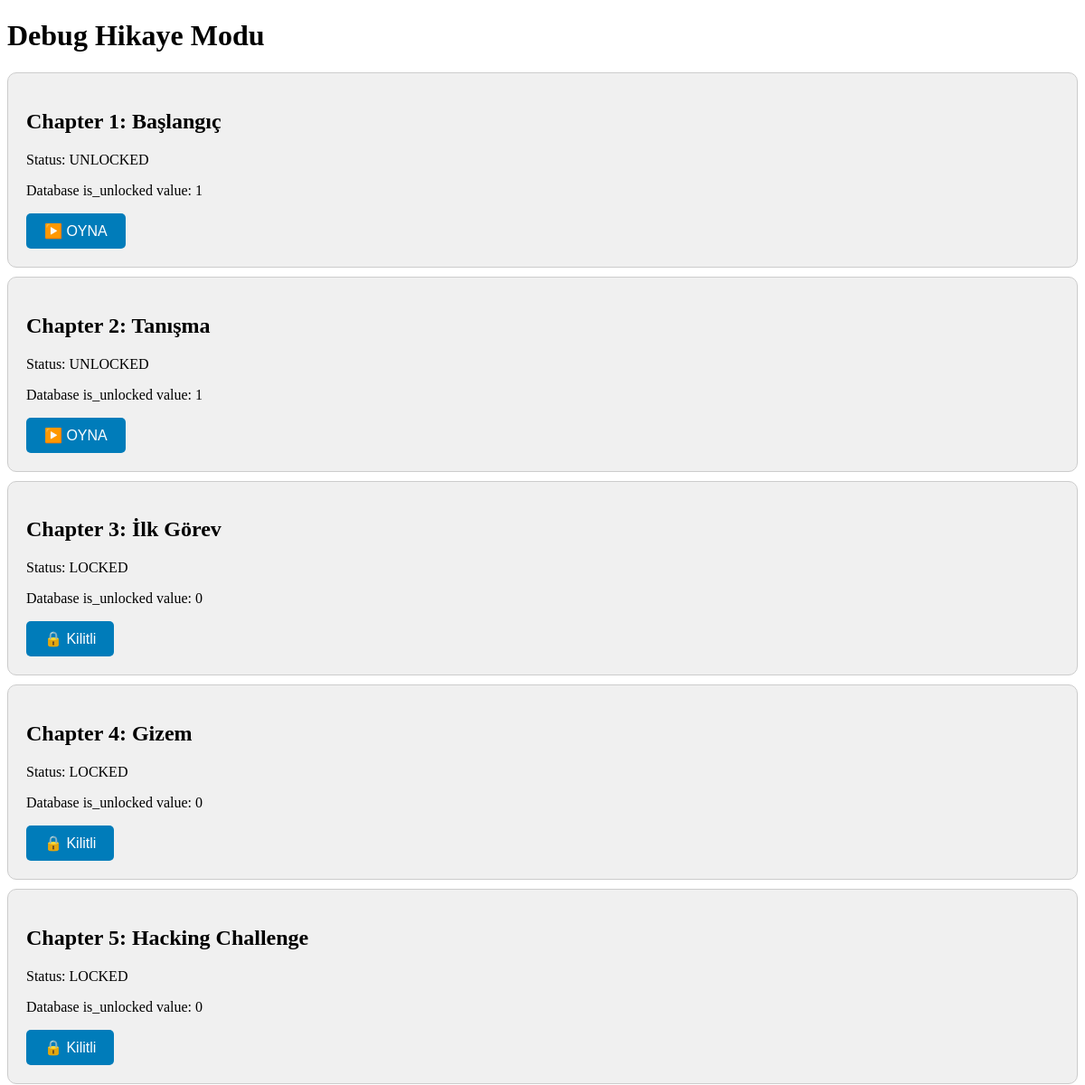
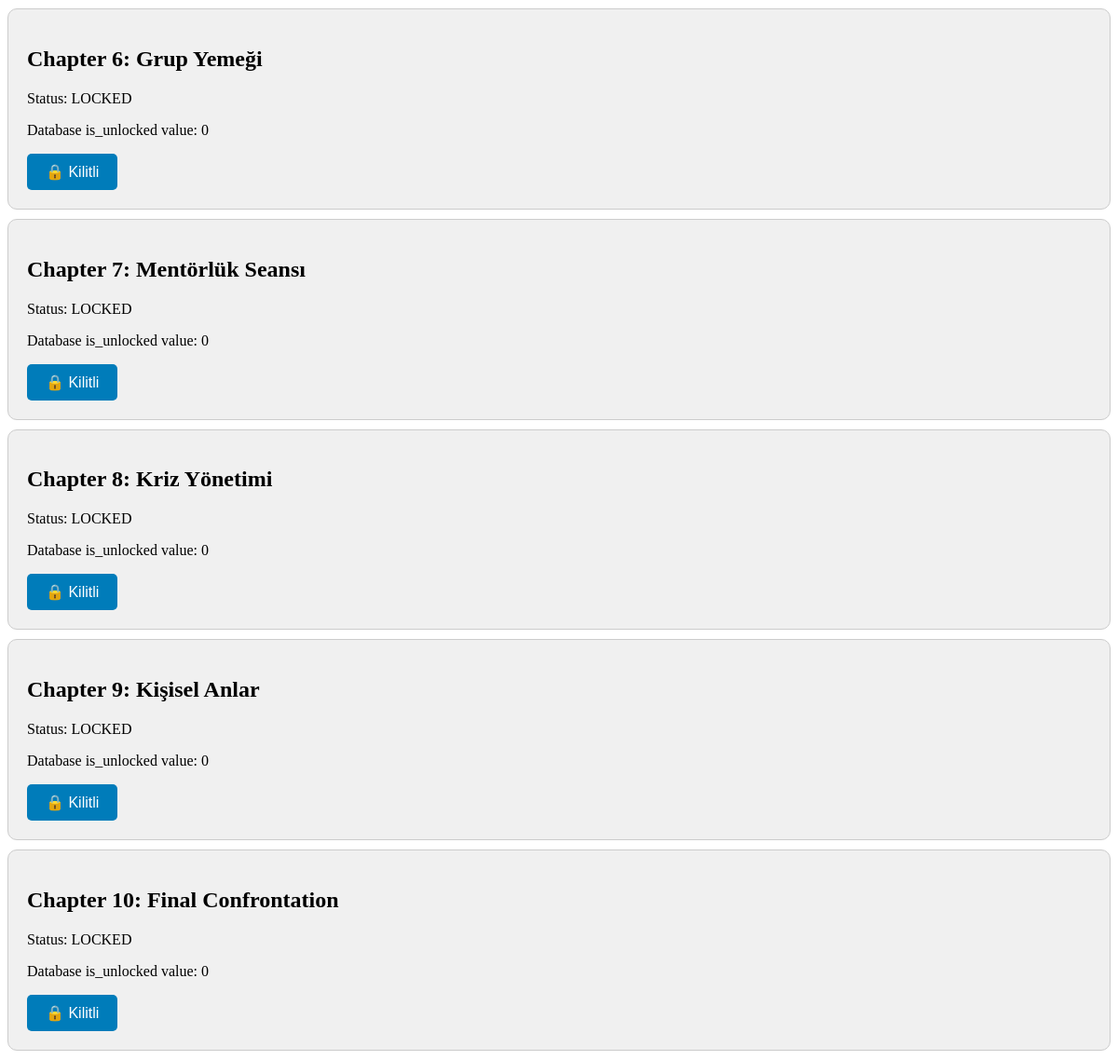
Page /debug_story_mode.php on the committed database (2 pictures, top to bottom).
### tables this page shows
CREATE TABLE IF NOT EXISTS story_chapters (
    id INT PRIMARY KEY AUTO_INCREMENT,
    chapter_number INT NOT NULL,
    title VARCHAR(255) NOT NULL,
    description TEXT,
    unlock_time TIME,
    unlock_interval_hours INT DEFAULT 3,
    is_unlocked BOOLEAN DEFAULT FALSE,
    created_at TIMESTAMP DEFAULT CURRENT_TIMESTAMP,
    updated_at TIMESTAMP DEFAULT CURRENT_TIMESTAMP ON UPDATE CURRENT_TIMESTAMP,
    INDEX idx_chapter_number (chapter_number),
    INDEX idx_unlock_time (unlock_time),
    UNIQUE KEY unique_chapter (chapter_number)
);

### debug_story_mode.php (the view, shortened to what this page needs)
<?php
require_once 'backend/config/database.php';
$stmt = $pdo->prepare("SELECT * FROM story_chapters ORDER BY chapter_number ASC");
$stmt->execute();
$chapters = $stmt->fetchAll();
function isChapterUnlocked($chapter) {
    return $chapter['is_unlocked'] == 1;
}
?>
<!DOCTYPE html>
<html lang="tr">
<head>
</head>
<body>
    <h1>Debug Hikaye Modu</h1>
    <div class="chapter-list">
        <?php foreach ($chapters as $chapter): ?>
            <?php
            $isUnlocked = isChapterUnlocked($chapter);
            ?>
            <div class="chapter-card">
                <h2>Chapter <?php echo $chapter['chapter_number']; ?>: <?php echo htmlspecialchars($chapter['title']); ?></h2>
                <p>Status: <?php echo $isUnlocked ? 'UNLOCKED' : 'LOCKED'; ?></p>
                <p>Database is_unlocked value: <?php echo $chapter['is_unlocked']; ?></p>
                <?php if ($isUnlocked): ?>
                    <button class="chapter-btn" onclick="testPlayChapter(<?php echo $chapter['id']; ?>)">▶️ OYNA</button>
                <?php else: ?>
                    <button class="chapter-btn" disabled>🔒 Kilitli</button>
                <?php endif; ?>
            </div>
        <?php endforeach; ?>
    </div>
</body>
</html>

### debug_story_mode.php (style rules this page uses)
.chapter-card { background: #f0f0f0; border: 1px solid #ccc; border-radius: 10px; padding: 20px; margin: 10px 0; }
.chapter-btn { padding: 10px 20px; background: #007cba; color: white; border: none; border-radius: 5px; cursor: pointer; font-size: 16px; }

### rows in the picture
story_chapters: chapter_number "1", title "Başlangıç", shows "UNLOCKED", is_unlocked "1"
story_chapters: chapter_number "2", title "Tanışma", shows "UNLOCKED", is_unlocked "1"
story_chapters: chapter_number "3", title "İlk Görev", shows "LOCKED", is_unlocked "0", shows "🔒 Kilitli"
story_chapters: chapter_number "4", title "Gizem", shows "LOCKED", is_unlocked "0", shows "🔒 Kilitli"
story_chapters: chapter_number "5", title "Hacking Challenge", shows "LOCKED", is_unlocked "0", shows "🔒 Kilitli"
story_chapters: chapter_number "6", title "Grup Yemeği", shows "LOCKED", is_unlocked "0", shows "🔒 Kilitli"
story_chapters: chapter_number "7", title "Mentörlük Seansı", shows "LOCKED", is_unlocked "0", shows "🔒 Kilitli"
story_chapters: chapter_number "8", title "Kriz Yönetimi", shows "LOCKED", is_unlocked "0", shows "🔒 Kilitli"
story_chapters: chapter_number "9", title "Kişisel Anlar", shows "LOCKED", is_unlocked "0", shows "🔒 Kilitli"
story_chapters: chapter_number "10", title "Final Confrontation", shows "LOCKED", is_unlocked "0", shows "🔒 Kilitli"
